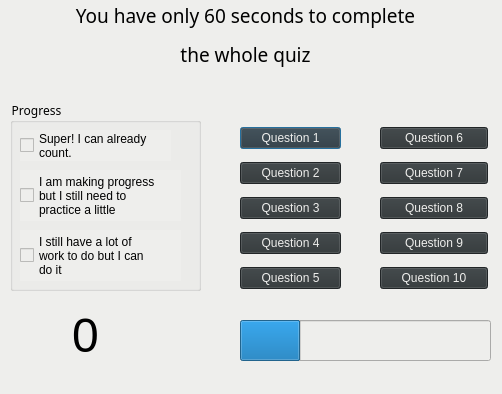
<?xml version="1.0" encoding="UTF-8"?>
<ui version="4.0">
 <class>MyDialog</class>
 <widget class="QDialog" name="MyDialog">
  <property name="geometry">
   <rect>
    <x>0</x>
    <y>0</y>
    <width>502</width>
    <height>394</height>
   </rect>
  </property>
  <property name="windowTitle">
   <string>Challenge</string>
  </property>
  <property name="styleSheet">
   <string notr="true">background-color: rgb(238, 238, 236);</string>
  </property>
  <widget class="QGroupBox" name="groupBox">
   <property name="geometry">
    <rect>
     <x>10</x>
     <y>100</y>
     <width>191</width>
     <height>191</height>
    </rect>
   </property>
   <property name="font">
    <font>
     <family>Reem Kufi</family>
    </font>
   </property>
   <property name="styleSheet">
    <string notr="true"/>
   </property>
   <property name="title">
    <string>Progress</string>
   </property>
   <widget class="QCheckBox" name="checkBox">
    <property name="geometry">
     <rect>
      <x>10</x>
      <y>30</y>
      <width>151</width>
      <height>31</height>
     </rect>
    </property>
    <property name="text">
     <string>Super! I can already
count.</string>
    </property>
   </widget>
   <widget class="QCheckBox" name="checkBox_2">
    <property name="geometry">
     <rect>
      <x>10</x>
      <y>70</y>
      <width>161</width>
      <height>51</height>
     </rect>
    </property>
    <property name="text">
     <string>I am making progress
but I still need to
practice a little</string>
    </property>
   </widget>
   <widget class="QCheckBox" name="checkBox_3">
    <property name="geometry">
     <rect>
      <x>10</x>
      <y>130</y>
      <width>161</width>
      <height>51</height>
     </rect>
    </property>
    <property name="text">
     <string>I still have a lot of
work to do but I can
do it</string>
    </property>
   </widget>
  </widget>
  <widget class="QWidget" name="layoutWidget">
   <property name="geometry">
    <rect>
     <x>240</x>
     <y>120</y>
     <width>101</width>
     <height>180</height>
    </rect>
   </property>
   <layout class="QVBoxLayout" name="verticalLayout">
    <item>
     <widget class="QPushButton" name="pushButton">
      <property name="styleSheet">
       <string notr="true">border-color: rgb(46, 52, 54);
color: rgb(238, 238, 236);
font: 11pt &quot;Ubuntu&quot;;
background-color: rgb(46, 52, 54);</string>
      </property>
      <property name="text">
       <string>Question 1</string>
      </property>
     </widget>
    </item>
    <item>
     <widget class="QPushButton" name="pushButton_2">
      <property name="styleSheet">
       <string notr="true">border-color: rgb(46, 52, 54);
color: rgb(238, 238, 236);
font: 11pt &quot;Ubuntu&quot;;
background-color: rgb(46, 52, 54);</string>
      </property>
      <property name="text">
       <string>Question 2</string>
      </property>
     </widget>
    </item>
    <item>
     <widget class="QPushButton" name="pushButton_3">
      <property name="styleSheet">
       <string notr="true">border-color: rgb(46, 52, 54);
color: rgb(238, 238, 236);
font: 11pt &quot;Ubuntu&quot;;
background-color: rgb(46, 52, 54);</string>
      </property>
      <property name="text">
       <string>Question 3</string>
      </property>
     </widget>
    </item>
    <item>
     <widget class="QPushButton" name="pushButton_4">
      <property name="styleSheet">
       <string notr="true">border-color: rgb(46, 52, 54);
color: rgb(238, 238, 236);
font: 11pt &quot;Ubuntu&quot;;
background-color: rgb(46, 52, 54);</string>
      </property>
      <property name="text">
       <string>Question 4</string>
      </property>
     </widget>
    </item>
    <item>
     <widget class="QPushButton" name="pushButton_5">
      <property name="styleSheet">
       <string notr="true">border-color: rgb(46, 52, 54);
color: rgb(238, 238, 236);
font: 11pt &quot;Ubuntu&quot;;
background-color: rgb(46, 52, 54);</string>
      </property>
      <property name="text">
       <string>Question 5</string>
      </property>
     </widget>
    </item>
   </layout>
  </widget>
  <widget class="QWidget" name="layoutWidget">
   <property name="geometry">
    <rect>
     <x>380</x>
     <y>120</y>
     <width>108</width>
     <height>180</height>
    </rect>
   </property>
   <layout class="QVBoxLayout" name="verticalLayout_2">
    <item>
     <widget class="QPushButton" name="pushButton_6">
      <property name="styleSheet">
       <string notr="true">border-color: rgb(46, 52, 54);
color: rgb(238, 238, 236);
font: 11pt &quot;Ubuntu&quot;;
background-color: rgb(46, 52, 54);</string>
      </property>
      <property name="text">
       <string>Question 6</string>
      </property>
     </widget>
    </item>
    <item>
     <widget class="QPushButton" name="pushButton_7">
      <property name="styleSheet">
       <string notr="true">border-color: rgb(46, 52, 54);
color: rgb(238, 238, 236);
font: 11pt &quot;Ubuntu&quot;;
background-color: rgb(46, 52, 54);</string>
      </property>
      <property name="text">
       <string>Question 7</string>
      </property>
     </widget>
    </item>
    <item>
     <widget class="QPushButton" name="pushButton_8">
      <property name="styleSheet">
       <string notr="true">border-color: rgb(46, 52, 54);
color: rgb(238, 238, 236);
font: 11pt &quot;Ubuntu&quot;;
background-color: rgb(46, 52, 54);</string>
      </property>
      <property name="text">
       <string>Question 8</string>
      </property>
     </widget>
    </item>
    <item>
     <widget class="QPushButton" name="pushButton_9">
      <property name="styleSheet">
       <string notr="true">border-color: rgb(46, 52, 54);
color: rgb(238, 238, 236);
font: 11pt &quot;Ubuntu&quot;;
background-color: rgb(46, 52, 54);</string>
      </property>
      <property name="text">
       <string>Question 9</string>
      </property>
     </widget>
    </item>
    <item>
     <widget class="QPushButton" name="pushButton_10">
      <property name="styleSheet">
       <string notr="true">border-color: rgb(46, 52, 54);
color: rgb(238, 238, 236);
font: 11pt &quot;Ubuntu&quot;;
background-color: rgb(46, 52, 54);</string>
      </property>
      <property name="text">
       <string>Question 10</string>
      </property>
     </widget>
    </item>
   </layout>
   <zorder>pushButton_6</zorder>
   <zorder>pushButton_7</zorder>
   <zorder>pushButton_9</zorder>
   <zorder>pushButton_8</zorder>
   <zorder>pushButton_10</zorder>
  </widget>
  <widget class="QLabel" name="label">
   <property name="geometry">
    <rect>
     <x>30</x>
     <y>300</y>
     <width>111</width>
     <height>71</height>
    </rect>
   </property>
   <property name="font">
    <font>
     <pointsize>36</pointsize>
    </font>
   </property>
   <property name="styleSheet">
    <string notr="true"/>
   </property>
   <property name="text">
    <string>&lt;html&gt;&lt;head/&gt;&lt;body&gt;&lt;p&gt;&lt;span style=&quot; font-size:36pt;&quot;&gt;0&lt;/span&gt;&lt;/p&gt;&lt;/body&gt;&lt;/html&gt;</string>
   </property>
   <property name="alignment">
    <set>Qt::AlignCenter</set>
   </property>
  </widget>
  <widget class="QLabel" name="label_2">
   <property name="geometry">
    <rect>
     <x>-10</x>
     <y>-10</y>
     <width>511</width>
     <height>91</height>
    </rect>
   </property>
   <property name="font">
    <font>
     <family>Reem Kufi</family>
     <pointsize>14</pointsize>
     <weight>1</weight>
     <italic>false</italic>
     <bold>false</bold>
    </font>
   </property>
   <property name="styleSheet">
    <string notr="true">

</string>
   </property>
   <property name="text">
    <string>&lt;html&gt;&lt;head/&gt;&lt;body&gt;&lt;p align=&quot;center&quot;&gt;You have only 60 seconds to complete&lt;/p&gt;&lt;p align=&quot;center&quot;&gt;the whole quiz&lt;/p&gt;&lt;/body&gt;&lt;/html&gt;</string>
   </property>
  </widget>
  <widget class="QProgressBar" name="ProgressBar">
   <property name="geometry">
    <rect>
     <x>240</x>
     <y>320</y>
     <width>251</width>
     <height>41</height>
    </rect>
   </property>
   <property name="autoFillBackground">
    <bool>false</bool>
   </property>
   <property name="value">
    <number>24</number>
   </property>
   <property name="textVisible">
    <bool>false</bool>
   </property>
  </widget>
  <zorder>label_2</zorder>
  <zorder>groupBox</zorder>
  <zorder>layoutWidget</zorder>
  <zorder>layoutWidget</zorder>
  <zorder>label</zorder>
  <zorder>ProgressBar</zorder>
 </widget>
 <resources/>
 <connections/>
</ui>
